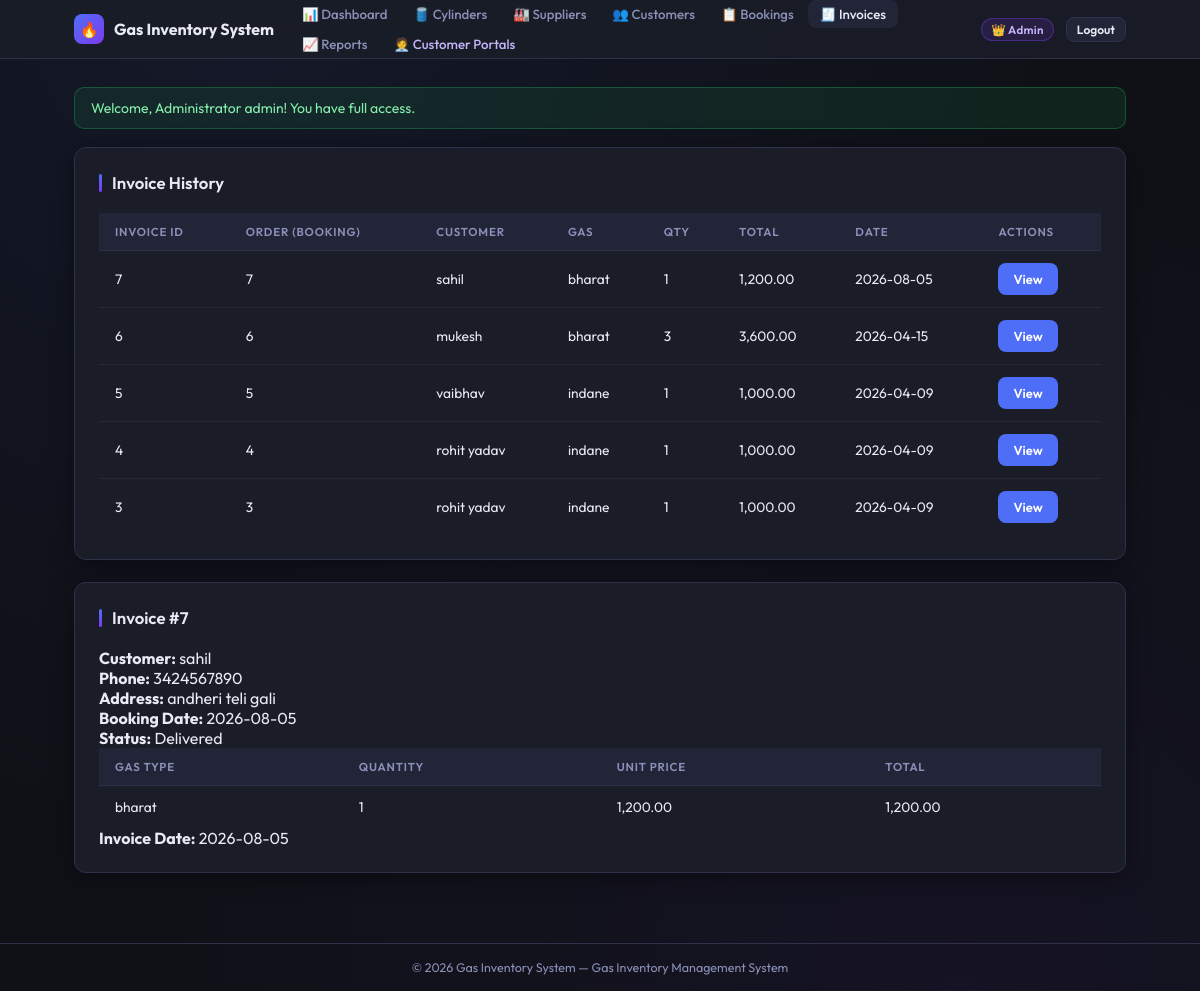
The app's page /invoice.php?id=7 (signed in) with its own data.
### tables this page shows
CREATE TABLE invoices (
        id INTEGER PRIMARY KEY AUTOINCREMENT,
        booking_id INTEGER NOT NULL,
        total_price REAL NOT NULL,
        date TEXT NOT NULL,
        created_at TEXT NOT NULL,
        FOREIGN KEY(booking_id) REFERENCES "bookings_backup"(id) ON DELETE CASCADE
    );

CREATE TABLE customers (
        id INTEGER PRIMARY KEY AUTOINCREMENT,
        name TEXT NOT NULL,
        phone TEXT,
        address TEXT,
        created_at TEXT NOT NULL
    , email TEXT, user_id INTEGER);

CREATE TABLE bookings (
    id INTEGER PRIMARY KEY AUTOINCREMENT,
    customer_id INTEGER NOT NULL,
    gas_type TEXT NOT NULL,
    quantity INTEGER NOT NULL,
    date TEXT NOT NULL,
    status TEXT NOT NULL,
    notes TEXT,
    created_at TEXT NOT NULL,
    FOREIGN KEY(customer_id) REFERENCES customers(id) ON DELETE CASCADE
);

### functions.php (called while the page is built, shortened)
<?php
function sanitize($value) {
    return htmlspecialchars($value ?? '', ENT_QUOTES | ENT_SUBSTITUTE, 'UTF-8');
}
function format_currency($amount) {
    return number_format($amount, 2);
}

### invoice.php (the view, shortened to what this page needs)
<?php
require_once __DIR__ . '/functions.php';
$db = get_db();
$invoiceId = isset($_GET['id']) ? (int)$_GET['id'] : null;
if ($invoiceId) {
    $stmt = $db->prepare(
        'SELECT i.*, b.gas_type, b.quantity, b.date AS booking_date, b.status, c.name AS customer_name, c.phone, c.address
         FROM invoices i
         JOIN bookings b ON i.booking_id = b.id
         JOIN customers c ON b.customer_id = c.id
         WHERE i.id = ?'
    );
    $stmt->execute([$invoiceId]);
    $invoice = $stmt->fetch();
}
$invoices = $db->query(
    'SELECT i.*, b.gas_type, b.quantity, b.date AS booking_date, b.status, c.name AS customer_name
     FROM invoices i
     JOIN bookings b ON i.booking_id = b.id
     JOIN customers c ON b.customer_id = c.id
     ORDER BY i.created_at DESC'
)->fetchAll();
require __DIR__ . '/header.php';
?>
<div class="card">
  <h2>Invoice History</h2>
  <table>
    <thead>
      <tr>
        <th>Invoice ID</th>
        <th>Order (Booking)</th>
        <th>Customer</th>
        <th>Gas</th>
        <th>Qty</th>
        <th>Total</th>
        <th>Date</th>
        <th>Actions</th>
      </tr>
    </thead>
    <tbody>
      <?php foreach ($invoices as $inv): ?>
        <tr>
          <td><?php echo (int)$inv['id']; ?></td>
          <td><?php echo (int)$inv['booking_id']; ?></td>
          <td><?php echo sanitize($inv['customer_name']); ?></td>
          <td><?php echo sanitize($inv['gas_type']); ?></td>
          <td><?php echo (int)$inv['quantity']; ?></td>
          <td><?php echo format_currency($inv['total_price']); ?></td>
          <td><?php echo sanitize($inv['date']); ?></td>
          <td><a class="button" href="invoice.php?id=<?php echo (int)$inv['id']; ?>">View</a></td>
        </tr>
      <?php endforeach; ?>
    </tbody>
  </table>
</div>
<?php if (!empty($invoice)): ?>
  <div class="card">
    <h2>Invoice #<?php echo (int)$invoice['id']; ?></h2>
    <p><strong>Customer:</strong> <?php echo sanitize($invoice['customer_name']); ?></p>
    <p><strong>Phone:</strong> <?php echo sanitize($invoice['phone']); ?></p>
    <p><strong>Address:</strong> <?php echo sanitize($invoice['address']); ?></p>
    <p><strong>Booking Date:</strong> <?php echo sanitize($invoice['booking_date']); ?></p>
    <p><strong>Status:</strong> <?php echo sanitize($invoice['status']); ?></p>
    <table>
      <thead>
        <tr>
          <th>Gas Type</th>
          <th>Quantity</th>
          <th>Unit Price</th>
          <th>Total</th>
        </tr>
      </thead>
      <tbody>
        <tr>
          <td><?php echo sanitize($invoice['gas_type']); ?></td>
          <td><?php echo (int)$invoice['quantity']; ?></td>
          <td><?php
              $unitPrice = $invoice['quantity'] > 0 ? $invoice['total_price'] / $invoice['quantity'] : 0;
              echo format_currency($unitPrice);
            ?></td>
          <td><?php echo format_currency($invoice['total_price']); ?></td>
        </tr>
      </tbody>
    </table>
    <p><strong>Invoice Date:</strong> <?php echo sanitize($invoice['date']); ?></p>
  </div>
<?php endif; ?>
<?php require __DIR__ . '/footer.php';

### styles.css (style rules this page uses)
:root { --bg: #0f1117; --surface: #1a1d27; --surface2: #222538; --border: #2e3248; --accent: #4f6ef7; --accent2: #7c3aed; --success: #22c55e; --warning: #f59e0b; --danger: #ef4444; --text: #e8eaf6; --text-muted: #8b90b8; --radius: 12px; --shadow: 0 4px 24px rgba(0,0,0,0.4); }
*, *::before, *::after { box-sizing: border-box; margin: 0; padding: 0; }
body { font-family: 'Outfit', sans-serif; background: var(--bg); color: var(--text); min-height: 100vh; background-image: radial-gradient(ellipse at 20% 0%, rgba(79,110,247,0.08) 0%, transparent 60%), radial-gradient(ellipse at 80% 100%, rgba(124,58,237,0.06) 0%, transparent 60%); }
a { color: var(--accent); text-decoration: none; transition: opacity 0.2s; }
.card { background: var(--surface); border: 1px solid var(--border); border-radius: var(--radius); padding: 24px; margin-bottom: 22px; box-shadow: var(--shadow); transition: border-color 0.25s; }
.card h2 { font-size: 1.05rem; font-weight: 600; margin-bottom: 20px; display: flex; align-items: center; gap: 10px; color: var(--text); }
.card h2::before { content: ''; display: block; width: 3px; height: 18px; background: linear-gradient(to bottom, var(--accent), var(--accent2)); border-radius: 2px; flex-shrink: 0; }
table { width: 100%; border-collapse: collapse; font-size: 0.86rem; }
table th { background: var(--surface2); color: var(--text-muted); padding: 11px 16px; text-align: left; font-weight: 600; font-size: 0.72rem; text-transform: uppercase; letter-spacing: 0.07em; border-bottom: 1px solid var(--border); }
table td { padding: 12px 16px; border-bottom: 1px solid rgba(46,50,72,0.5); color: var(--text); vertical-align: middle; }
table tr:last-child td { border-bottom: none; }
table tbody tr { transition: background 0.15s; }
.button { display: inline-flex; align-items: center; gap: 5px; padding: 7px 14px; border-radius: 8px; font-size: 0.81rem; font-weight: 600; font-family: 'Outfit', sans-serif; cursor: pointer; border: 1px solid transparent; transition: all 0.2s; text-decoration: none; white-space: nowrap; background: var(--accent); color: #fff; }

### records on screen
invoices: id "7", customers.name "sahil", customers.phone "3424567890", customers.address "andheri teli gali", booking.date "2026-08-05", booking.status "Delivered", booking.gas_type "bharat", booking.quantity "1", format_currency($unitPrice) "1,200.00", total_price "1,200.00", date "2026-08-05"

### other values on screen
APP_NAME "Gas Inventory System"
$msg "Welcome, Administrator admin! You have full access."
$inv['id'] "7"
$inv['booking_id'] "7"
$inv['customer_name'] "sahil"
$inv['gas_type'] "bharat"
$inv['quantity'] "1"
format_currency($inv['total_price']) "1,200.00"
$inv['date'] "2026-08-05"
$inv['id'] "6"
$inv['booking_id'] "6"
$inv['customer_name'] "mukesh"
$inv['quantity'] "3"
format_currency($inv['total_price']) "3,600.00"
$inv['date'] "2026-04-15"
